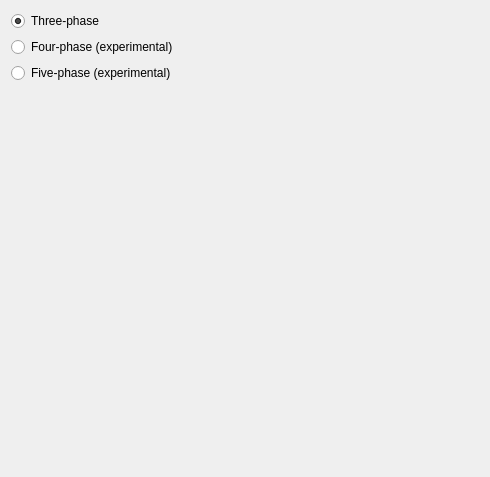
<?xml version="1.0" encoding="UTF-8"?>
<ui version="4.0">
 <class>WizardPageDeviceType</class>
 <widget class="QWizardPage" name="WizardPageDeviceType">
  <property name="geometry">
   <rect>
    <x>0</x>
    <y>0</y>
    <width>490</width>
    <height>477</height>
   </rect>
  </property>
  <property name="windowTitle">
   <string>WizardPage</string>
  </property>
  <property name="title">
   <string>Select device type</string>
  </property>
  <layout class="QFormLayout" name="formLayout">
   <item row="0" column="0">
    <widget class="QRadioButton" name="three_phase_radio">
     <property name="text">
      <string>Three-phase</string>
     </property>
     <property name="checked">
      <bool>true</bool>
     </property>
    </widget>
   </item>
   <item row="1" column="0">
    <widget class="QRadioButton" name="four_phase_radio">
     <property name="text">
      <string>Four-phase (experimental)</string>
     </property>
    </widget>
   </item>
   <item row="2" column="0">
    <widget class="QRadioButton" name="five_phase_radio">
     <property name="text">
      <string>Five-phase (experimental)</string>
     </property>
    </widget>
   </item>
   <item row="3" column="0">
    <spacer name="verticalSpacer">
     <property name="orientation">
      <enum>Qt::Vertical</enum>
     </property>
     <property name="sizeHint" stdset="0">
      <size>
       <width>20</width>
       <height>40</height>
      </size>
     </property>
    </spacer>
   </item>
  </layout>
 </widget>
 <resources/>
 <connections/>
</ui>
